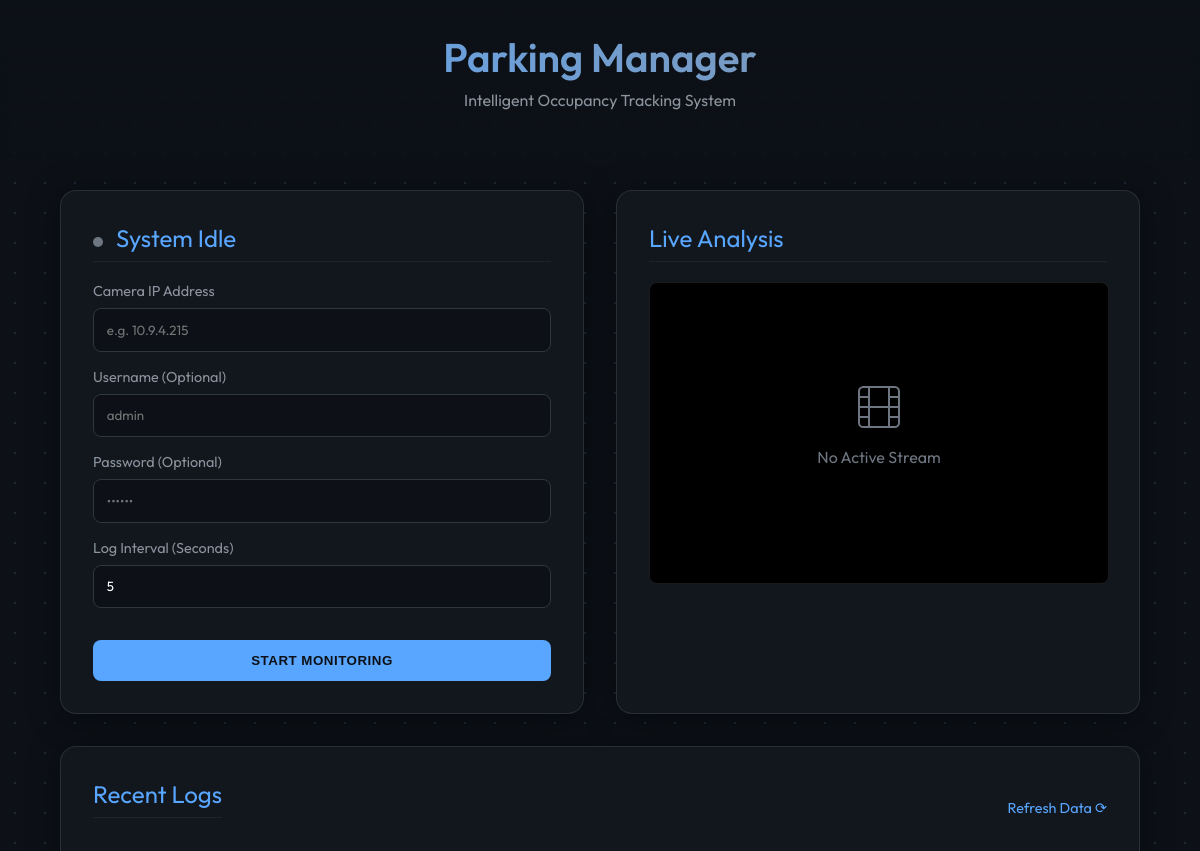
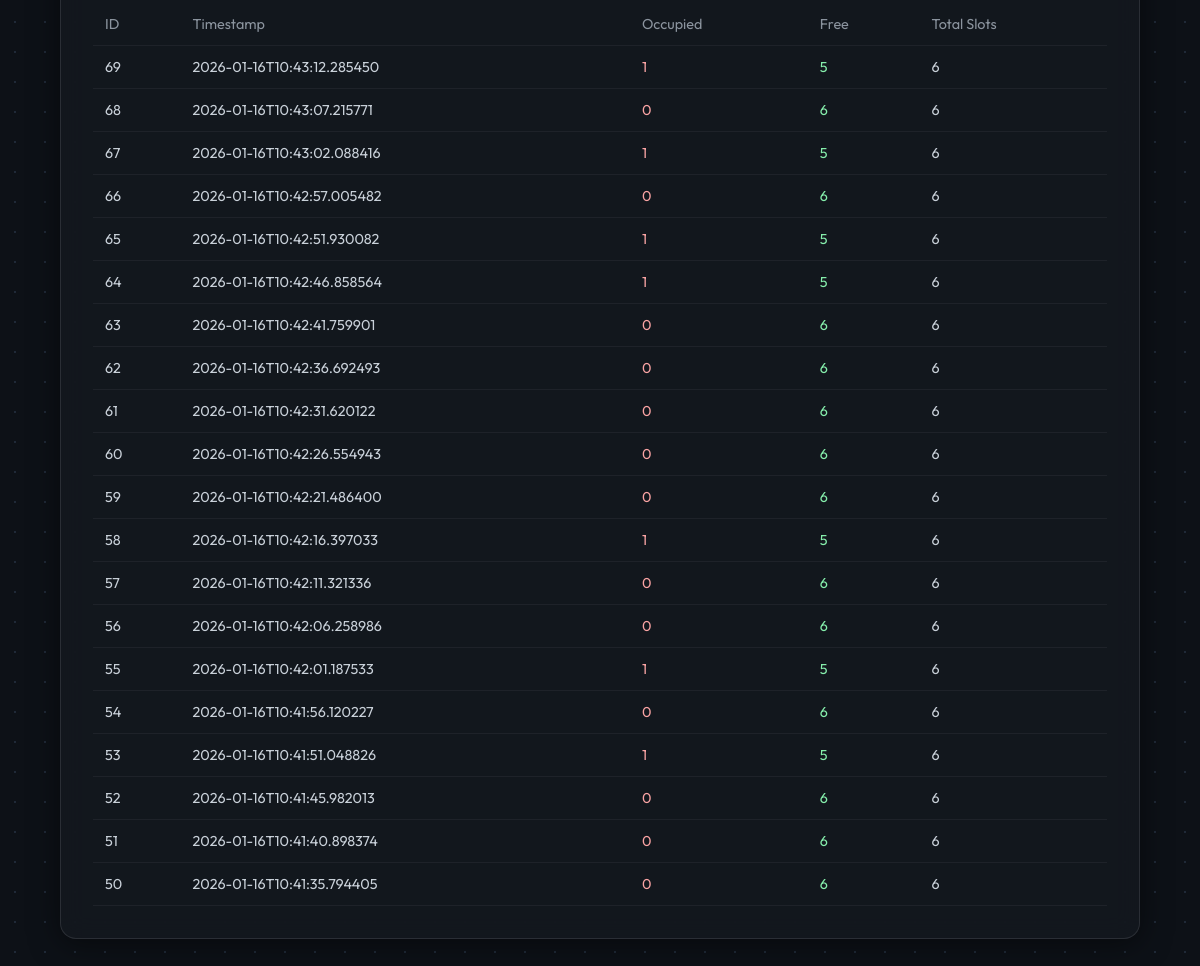
The page / on the database its author committed (2 pictures, top to bottom).
### tables this page shows
CREATE TABLE parking_logs (
            id INTEGER PRIMARY KEY AUTOINCREMENT,
            timestamp DATETIME DEFAULT CURRENT_TIMESTAMP,
            occupied_count INTEGER,
            free_count INTEGER,
            total_slots INTEGER
        );

### main.py (the view)
@app.get("/", response_class=HTMLResponse)
async def read_root(request: Request):
    logs = db.get_recent_logs(20)
    monitor_running = monitor.running if monitor else False
    return templates.TemplateResponse("index.html", {
        "request": request,
        "logs": logs,
        "running": monitor_running
    })

### templates/index.html (shortened to what this page needs)
<!DOCTYPE html>
<html lang="en">
<head>
    <link rel="stylesheet" href="/static/style.css">
</head>
<body>
    <header>
        <h1>Parking Manager</h1>
        <p style="color: #8b949e; margin-top: 0.5rem;">Intelligent Occupancy Tracking System</p>
    </header>
    <div class="container">
        <div class="card">
            <h2>
                {% if running %}
                    <span class="status-indicator status-active"></span> System Active
                {% else %}
                    <span class="status-indicator status-inactive"></span> System Idle
                {% endif %}
            </h2>
            {% if not running %}
            <form action="/configure" method="post">
                <div class="form-group">
                    <label>Camera IP Address</label>
                    <input type="text" name="ip" placeholder="e.g. 10.9.4.215" required>
                </div>
                <div class="form-group">
                    <label>Username (Optional)</label>
                    <input type="text" name="username" placeholder="admin">
                </div>
                <div class="form-group">
                    <label>Password (Optional)</label>
                    <input type="password" name="password" placeholder="••••••">
                </div>
                <div class="form-group">
                    <label>Log Interval (Seconds)</label>
                    <input type="number" name="interval" value="5" min="1">
                </div>
                <button type="submit" class="btn btn-primary">Start Monitoring</button>
            </form>
            {% endif %}
        </div>
        <div class="card">
            <h2>Live Analysis</h2>
            <div class="video-container">
                {% if running %}
                    <img src="/video_feed" alt="Live Parking Feed">
                    <div style="position: absolute; top: 10px; right: 10px; background: rgba(0,0,0,0.6); padding: 5px 10px; border-radius: 4px; border: 1px solid rgba(255,0,0,0.4);">
                        <span class="recording-dot"></span> LIVE
                    </div>
                {% else %}
                    <div style="color: #6e7681; display: flex; flex-direction: column; align-items: center;">
                        <p style="margin-top: 1rem;">No Active Stream</p>
                    </div>
                {% endif %}
            </div>
        </div>
        <div class="card" style="grid-column: 1 / -1;">
            <div style="display: flex; justify-content: space-between; align-items: center;">
                <h2>Recent Logs</h2>
                <a href="/" style="color: var(--primary); text-decoration: none; font-size: 0.9rem;">Refresh Data ⟳</a>
            </div>
            <div class="table-container">
                <table>
                    <thead>
                        <tr>
                            <th>ID</th>
                            <th>Timestamp</th>
                            <th>Occupied</th>
                            <th>Free</th>
                            <th>Total Slots</th>
                        </tr>
                    </thead>
                    <tbody>
                        {% for log in logs %}
                        <tr>
                            <td>{{ log[0] }}</td>
                            <td>{{ log[1] }}</td>
                            <td style="color: #fca5a5;">{{ log[2] }}</td>
                            <td style="color: #86efac;">{{ log[3] }}</td>
                            <td>{{ log[4] }}</td>
                        </tr>
                        {% endfor %}
                    </tbody>
                </table>
            </div>
        </div>
    </div>
</body>
</html>

### static/style.css (style rules this page uses)
:root { --bg-color: #0d1117; --card-bg: rgba(22, 27, 34, 0.7); --primary: #58a6ff; --accent: #238636; --danger: #da3633; --text: #c9d1d9; --glass-border: 1px solid rgba(255, 255, 255, 0.1); }
body { margin: 0; font-family: 'Outfit', sans-serif; background-color: var(--bg-color); background-image: radial-gradient(circle at 50% 10%, #1f2937 1px, transparent 1px); background-size: 30px 30px; color: var(--text); min-height: 100vh; display: flex; flex-direction: column; align-items: center; }
header { width: 100%; padding: 2rem 0; text-align: center; background: linear-gradient(180deg, rgba(13,17,23,0.9) 0%, rgba(13,17,23,0) 100%); position: sticky; top: 0; z-index: 10; backdrop-filter: blur(5px); }
h1 { font-size: 2.5rem; font-weight: 600; margin: 0; background: -webkit-linear-gradient(45deg, #58a6ff, #8b949e); -webkit-background-clip: text; -webkit-text-fill-color: transparent; }
.container { width: 90%; max-width: 1200px; display: grid; grid-template-columns: 1fr 1fr; gap: 2rem; padding: 2rem 0; }
.card { background: var(--card-bg); border: var(--glass-border); backdrop-filter: blur(12px); border-radius: 16px; padding: 2rem; box-shadow: 0 4px 30px rgba(0, 0, 0, 0.5); transition: transform 0.2s; display: flex; flex-direction: column; }
.card h2 { margin-top: 0; font-weight: 400; color: var(--primary); border-bottom: 1px solid rgba(255,255,255,0.05); padding-bottom: 0.5rem; }
.form-group { margin-bottom: 1rem; }
label { display: block; margin-bottom: 0.5rem; font-size: 0.9rem; color: #8b949e; }
input[type="text"], input[type="password"], input[type="number"] { width: 100%; padding: 0.8rem; border-radius: 8px; border: 1px solid #30363d; background: #0d1117; color: white; font-family: inherit; box-sizing: border-box; transition: border-color 0.2s; }
.btn { padding: 0.8rem 1.5rem; border-radius: 8px; border: none; cursor: pointer; font-weight: 600; transition: all 0.2s; text-transform: uppercase; letter-spacing: 0.5px; width: 100%; margin-top: 1rem; }
.btn-primary { background: var(--primary); color: #0d1117; }
.video-container { width: 100%; min-height: 300px; background: #000; border-radius: 8px; overflow: hidden; position: relative; display: flex; align-items: center; justify-content: center; border: var(--glass-border); }
.table-container { overflow-x: auto; }
table { width: 100%; border-collapse: collapse; margin-top: 1rem; font-size: 0.9rem; }
th, td { padding: 0.75rem; text-align: left; border-bottom: 1px solid rgba(255,255,255,0.05); }
th { color: #8b949e; font-weight: 400; }
td { color: #c9d1d9; }
.status-indicator { display: inline-block; width: 10px; height: 10px; border-radius: 50%; margin-right: 8px; }
.status-inactive { background: #6e7681; }

### rows shown on the page
parking_logs: id "69", timestamp "2026-01-16T10:43:12.285450", occupied_count "1", free_count "5", total_slots "6"
parking_logs: id "68", timestamp "2026-01-16T10:43:07.215771", occupied_count "0", free_count "6", total_slots "6"
parking_logs: id "67", timestamp "2026-01-16T10:43:02.088416", occupied_count "1", free_count "5", total_slots "6"
parking_logs: id "66", timestamp "2026-01-16T10:42:57.005482", occupied_count "0", free_count "6", total_slots "6"
parking_logs: id "65", timestamp "2026-01-16T10:42:51.930082", occupied_count "1", free_count "5", total_slots "6"
parking_logs: id "64", timestamp "2026-01-16T10:42:46.858564", occupied_count "1", free_count "5", total_slots "6"
parking_logs: id "63", timestamp "2026-01-16T10:42:41.759901", occupied_count "0", free_count "6", total_slots "6"
parking_logs: id "62", timestamp "2026-01-16T10:42:36.692493", occupied_count "0", free_count "6", total_slots "6"
parking_logs: id "61", timestamp "2026-01-16T10:42:31.620122", occupied_count "0", free_count "6", total_slots "6"
parking_logs: id "60", timestamp "2026-01-16T10:42:26.554943", occupied_count "0", free_count "6", total_slots "6"
parking_logs: id "59", timestamp "2026-01-16T10:42:21.486400", occupied_count "0", free_count "6", total_slots "6"
parking_logs: id "58", timestamp "2026-01-16T10:42:16.397033", occupied_count "1", free_count "5", total_slots "6"
parking_logs: id "57", timestamp "2026-01-16T10:42:11.321336", occupied_count "0", free_count "6", total_slots "6"
parking_logs: id "56", timestamp "2026-01-16T10:42:06.258986", occupied_count "0", free_count "6", total_slots "6"
parking_logs: id "55", timestamp "2026-01-16T10:42:01.187533", occupied_count "1", free_count "5", total_slots "6"
parking_logs: id "54", timestamp "2026-01-16T10:41:56.120227", occupied_count "0", free_count "6", total_slots "6"
parking_logs: id "53", timestamp "2026-01-16T10:41:51.048826", occupied_count "1", free_count "5", total_slots "6"
parking_logs: id "52", timestamp "2026-01-16T10:41:45.982013", occupied_count "0", free_count "6", total_slots "6"
parking_logs: id "51", timestamp "2026-01-16T10:41:40.898374", occupied_count "0", free_count "6", total_slots "6"
parking_logs: id "50", timestamp "2026-01-16T10:41:35.794405", occupied_count "0", free_count "6", total_slots "6"
